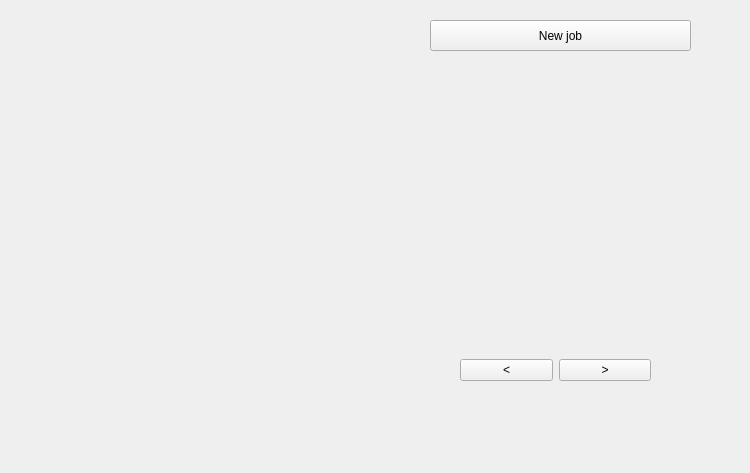
<?xml version="1.0" encoding="UTF-8"?>
<ui version="4.0">
 <class>ViewJobs_Company</class>
 <widget class="QWidget" name="ViewJobs_Company">
  <property name="geometry">
   <rect>
    <x>0</x>
    <y>0</y>
    <width>750</width>
    <height>473</height>
   </rect>
  </property>
  <property name="windowTitle">
   <string>Form</string>
  </property>
  <widget class="QPushButton" name="pushButton_NewJob">
   <property name="geometry">
    <rect>
     <x>430</x>
     <y>20</y>
     <width>261</width>
     <height>31</height>
    </rect>
   </property>
   <property name="text">
    <string>New job</string>
   </property>
  </widget>
  <widget class="QStackedWidget" name="stackedWidget_Jobs">
   <property name="geometry">
    <rect>
     <x>380</x>
     <y>150</y>
     <width>351</width>
     <height>151</height>
    </rect>
   </property>
   <property name="currentIndex">
    <number>-1</number>
   </property>
  </widget>
  <widget class="QStackedWidget" name="stackedWidget_applys">
   <property name="geometry">
    <rect>
     <x>10</x>
     <y>10</y>
     <width>361</width>
     <height>441</height>
    </rect>
   </property>
  </widget>
  <widget class="QWidget" name="horizontalLayoutWidget">
   <property name="geometry">
    <rect>
     <x>460</x>
     <y>350</y>
     <width>191</width>
     <height>41</height>
    </rect>
   </property>
   <layout class="QHBoxLayout" name="horizontalLayout">
    <item>
     <widget class="QPushButton" name="pushButton_prevJob">
      <property name="text">
       <string>&lt;</string>
      </property>
     </widget>
    </item>
    <item>
     <widget class="QPushButton" name="pushButton_nextJob">
      <property name="text">
       <string>&gt;</string>
      </property>
     </widget>
    </item>
   </layout>
  </widget>
 </widget>
 <resources/>
 <connections/>
</ui>
